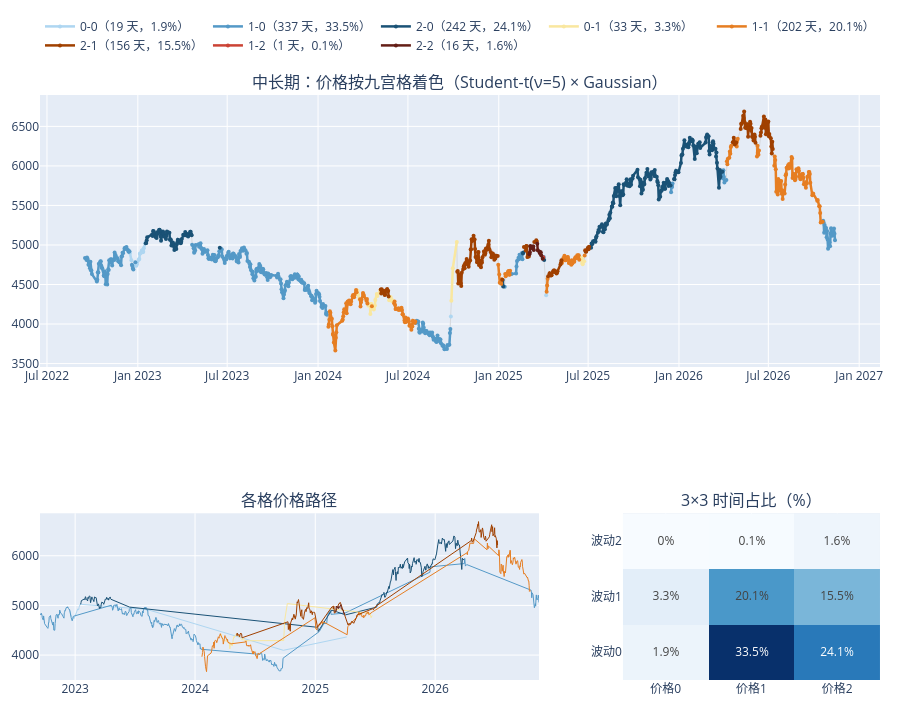

The code cell stored with this chart in its notebook:
### Markdown cell above
## 八、中长期九宫格（长价格 × 长波动）

### Code cell
plot_grid('长价格', '长波动', '中长期').show()

### Figure 1 — Plotly figure (JSON) as saved in the notebook; plotly's stock layout.template omitted (floating-point values rounded to 4 significant figures; data arrays with more than 128 entries replaced by an {"elided": "..."} marker saying what was removed)
{"data": [{"line": {"color": "#D5D8DC", "width": 1}, "mode": "lines", "name": "价格", "showlegend": false, "type": "scatter", "x": {"elided": "1006 str values"}, "xaxis": "x", "y": {"elided": "1006 float values"}, "yaxis": "y"}, {"line": {"color": "#AED6F1", "width": 2.5}, "marker": {"color": "#AED6F1", "size": 4}, "mode": "lines+markers", "name": "0-0（19 天，1.9%）", "type": "scatter", "x": {"elided": "1006 str values"}, "xaxis": "x", "y": {"elided": "1006 float values"}, "yaxis": "y"}, {"line": {"color": "#5499C7", "width": 2.5}, "marker": {"color": "#5499C7", "size": 4}, "mode": "lines+markers", "name": "1-0（337 天，33.5%）", "type": "scatter", "x": {"elided": "1006 str values"}, "xaxis": "x", "y": {"elided": "1006 float values"}, "yaxis": "y"}, {"line": {"color": "#1A5276", "width": 2.5}, "marker": {"color": "#1A5276", "size": 4}, "mode": "lines+markers", "name": "2-0（242 天，24.1%）", "type": "scatter", "x": {"elided": "1006 str values"}, "xaxis": "x", "y": {"elided": "1006 float values"}, "yaxis": "y"}, {"line": {"color": "#F9E79F", "width": 2.5}, "marker": {"color": "#F9E79F", "size": 4}, "mode": "lines+markers", "name": "0-1（33 天，3.3%）", "type": "scatter", "x": {"elided": "1006 str values"}, "xaxis": "x", "y": {"elided": "1006 float values"}, "yaxis": "y"}, {"line": {"color": "#E67E22", "width": 2.5}, "marker": {"color": "#E67E22", "size": 4}, "mode": "lines+markers", "name": "1-1（202 天，20.1%）", "type": "scatter", "x": {"elided": "1006 str values"}, "xaxis": "x", "y": {"elided": "1006 float values"}, "yaxis": "y"}, {"line": {"color": "#A04000", "width": 2.5}, "marker": {"color": "#A04000", "size": 4}, "mode": "lines+markers", "name": "2-1（156 天，15.5%）", "type": "scatter", "x": {"elided": "1006 str values"}, "xaxis": "x", "y": {"elided": "1006 float values"}, "yaxis": "y"}, {"line": {"color": "#CB4335", "width": 2.5}, "marker": {"color": "#CB4335", "size": 4}, "mode": "lines+markers", "name": "1-2（1 天，0.1%）", "type": "scatter", "x": {"elided": "1006 str values"}, "xaxis": "x", "y": {"elided": "1006 float values"}, "yaxis": "y"}, {"line": {"color": "#641E16", "width": 2.5}, "marker": {"color": "#641E16", "size": 4}, "mode": "lines+markers", "name": "2-2（16 天，1.6%）", "type": "scatter", "x": {"elided": "1006 str values"}, "xaxis": "x", "y": {"elided": "1006 float values"}, "yaxis": "y"}, {"line": {"color": "#AED6F1", "width": 1}, "mode": "lines", "name": "0-0", "showlegend": false, "type": "scatter", "x": ["2022-12-16T00:00:00.000000", "2022-12-19T00:00:00.000000", "2022-12-26T00:00:00.000000", "2022-12-28T00:00:00.000000", "2022-12-29T00:00:00.000000", "2022-12-30T00:00:00.000000", "2023-01-03T00:00:00.000000", "2023-01-04T00:00:00.000000", "2023-01-05T00:00:00.000000", "2023-01-06T00:00:00.000000", "2023-01-09T00:00:00.000000", "2023-01-10T00:00:00.000000", "2023-01-11T00:00:00.000000", "2023-01-12T00:00:00.000000", "2023-01-13T00:00:00.000000", "2023-01-16T00:00:00.000000", "2023-08-08T00:00:00.000000", "2024-09-26T00:00:00.000000", "2025-04-07T00:00:00.000000"], "xaxis": "x2", "y": [4898.0, 4807.0, 4739.0, 4752.0, 4737.0, 4757.0, 4816.0, 4821.0, 4888.0, 4895.0, 4928.0, 4932.0, 4909.0, 4914.0, 4959.0, 5023.0, 4918.0, 4096.0, 4365.0], "yaxis": "y2"}, {"line": {"color": "#5499C7", "width": 1}, "mode": "lines", "name": "1-0", "showlegend": false, "type": "scatter", "x": {"elided": "337 str values"}, "xaxis": "x2", "y": {"elided": "337 float values"}, "yaxis": "y2"}, {"line": {"color": "#1A5276", "width": 1}, "mode": "lines", "name": "2-0", "showlegend": false, "type": "scatter", "x": {"elided": "242 str values"}, "xaxis": "x2", "y": {"elided": "242 float values"}, "yaxis": "y2"}, {"line": {"color": "#F9E79F", "width": 1}, "mode": "lines", "name": "0-1", "showlegend": false, "type": "scatter", "x": ["2024-03-20T00:00:00.000000", "2024-03-21T00:00:00.000000", "2024-03-22T00:00:00.000000", "2024-03-25T00:00:00.000000", "2024-04-11T00:00:00.000000", "2024-04-12T00:00:00.000000", "2024-04-15T00:00:00.000000", "2024-04-16T00:00:00.000000", "2024-04-17T00:00:00.000000", "2024-04-18T00:00:00.000000", "2024-04-22T00:00:00.000000", "2024-04-23T00:00:00.000000", "2024-04-24T00:00:00.000000", "2024-04-25T00:00:00.000000", "2024-04-26T00:00:00.000000", "2024-04-29T00:00:00.000000", "2024-04-30T00:00:00.000000", "2024-05-06T00:00:00.000000", "2024-05-24T00:00:00.000000", "2024-05-27T00:00:00.000000", "2024-05-28T00:00:00.000000", "2024-05-29T00:00:00.000000", "2024-05-30T00:00:00.000000", "2024-05-31T00:00:00.000000", "2024-09-27T00:00:00.000000", "2024-09-30T00:00:00.000000", "2024-10-08T00:00:00.000000", "2025-06-16T00:00:00.000000", "2025-06-17T00:00:00.000000", "2025-06-18T00:00:00.000000", "2025-06-19T00:00:00.000000", "2025-06-20T00:00:00.000000", "2025-06-23T00:00:00.000000"], "xaxis": "x2", "y": [4425.0, 4421.0, 4371.0, 4309.0, 4265.0, 4235.0, 4249.0, 4126.0, 4252.0, 4253.0, 4204.0, 4184.0, 4227.0, 4235.0, 4305.0, 4381.0, 4354.0, 4428.0, 4302.0, 4343.0, 4305.0, 4311.0, 4288.0, 4288.0, 4293.0, 4707.0, 5037.0, 4838.0, 4832.0, 4831.0, 4772.0, 4755.0, 4794.0], "yaxis": "y2"}, {"line": {"color": "#E67E22", "width": 1}, "mode": "lines", "name": "1-1", "showlegend": false, "type": "scatter", "x": {"elided": "202 str values"}, "xaxis": "x2", "y": {"elided": "202 float values"}, "yaxis": "y2"}, {"line": {"color": "#A04000", "width": 1}, "mode": "lines", "name": "2-1", "showlegend": false, "type": "scatter", "x": {"elided": "156 str values"}, "xaxis": "x2", "y": {"elided": "156 float values"}, "yaxis": "y2"}, {"line": {"color": "#641E16", "width": 1}, "mode": "lines", "name": "2-2", "showlegend": false, "type": "scatter", "x": ["2025-03-04T00:00:00.000000", "2025-03-05T00:00:00.000000", "2025-03-06T00:00:00.000000", "2025-03-07T00:00:00.000000", "2025-03-10T00:00:00.000000", "2025-03-11T00:00:00.000000", "2025-03-12T00:00:00.000000", "2025-03-13T00:00:00.000000", "2025-03-20T00:00:00.000000", "2025-03-21T00:00:00.000000", "2025-03-24T00:00:00.000000", "2025-03-25T00:00:00.000000", "2025-03-26T00:00:00.000000", "2025-03-27T00:00:00.000000", "2025-03-28T00:00:00.000000", "2025-03-31T00:00:00.000000"], "xaxis": "x2", "y": [4882.0, 4905.0, 4986.0, 4965.0, 4962.0, 4980.0, 4980.0, 4936.0, 5015.0, 4932.0, 4919.0, 4899.0, 4905.0, 4907.0, 4869.0, 4827.0], "yaxis": "y2"}, {"colorscale": [[0.0, "rgb(247,251,255)"], [0.125, "rgb(222,235,247)"], [0.25, "rgb(198,219,239)"], [0.375, "rgb(158,202,225)"], [0.5, "rgb(107,174,214)"], [0.625, "rgb(66,146,198)"], [0.75, "rgb(33,113,181)"], [0.875, "rgb(8,81,156)"], [1.0, "rgb(8,48,107)"]], "showscale": false, "text": [[1.9, 33.5, 24.1], [3.3, 20.1, 15.5], [0.0, 0.1, 1.6]], "texttemplate": "%{text}%", "type": "heatmap", "x": ["价格0", "价格1", "价格2"], "xaxis": "x3", "y": ["波动0", "波动1", "波动2"], "yaxis": "y3", "z": [[1.889, 33.5, 24.06], [3.28, 20.08, 15.51], [0.0, 0.0994, 1.59]]}], "layout": {"annotations": [{"font": {"size": 16}, "showarrow": false, "text": "中长期：价格按九宫格着色（Student-t(ν=5) × Gaussian）", "x": 0.5, "xanchor": "center", "xref": "paper", "y": 1.0, "yanchor": "bottom", "yref": "paper"}, {"font": {"size": 16}, "showarrow": false, "text": "各格价格路径", "x": 0.297, "xanchor": "center", "xref": "paper", "y": 0.285, "yanchor": "bottom", "yref": "paper"}, {"font": {"size": 16}, "showarrow": false, "text": "3×3 时间占比（%）", "x": 0.847, "xanchor": "center", "xref": "paper", "y": 0.285, "yanchor": "bottom", "yref": "paper"}], "height": 720, "hovermode": "closest", "legend": {"orientation": "h", "y": 1.06, "yanchor": "bottom"}, "margin": {"b": 40, "l": 40, "r": 20, "t": 70}, "xaxis": {"anchor": "y", "domain": [0.0, 1.0]}, "xaxis2": {"anchor": "y2", "domain": [0.0, 0.594]}, "xaxis3": {"anchor": "y3", "domain": [0.694, 1.0]}, "yaxis": {"anchor": "x", "domain": [0.535, 1.0]}, "yaxis2": {"anchor": "x2", "domain": [0.0, 0.285]}, "yaxis3": {"anchor": "x3", "domain": [0.0, 0.285]}}}
